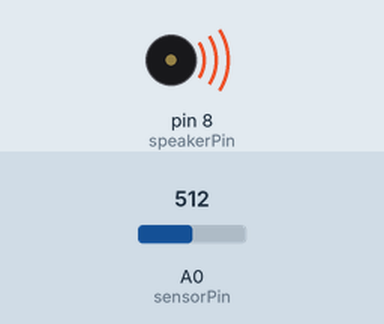
The sketch below on a simulated Arduino Uno, built with avr-gcc and run on an emulated ATmega328P. Parts: buzzer (waves = sounding). Inputs (shaded band) come from the test bench; at power-on: A0 (sensorPin) = 512. What the sketch prints to the serial monitor is not drawn.

Above: at 0.1 s.
Timing chart, 0 to 1.6 s (numbered marks = the images above):
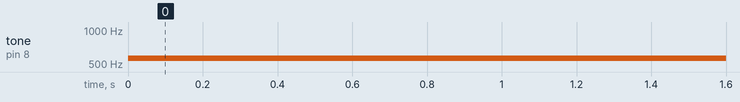

Measured:
- by itself, tone on pin 8 (speakerPin): silent → 563 Hz at 0.00 s

The sketch:

sketch_oct05b.ino
```cpp
//Fallyn Logan 10-8-19
//object lab part 2
int photoResistor = 0;
int sensorPin = A0;
float sound =0;
int speakerPin = 8;


void setup() {
  // put your setup code here, to run once:
  Serial.begin(9600);
  pinMode(speakerPin, OUTPUT);
}

void loop() {
  // put your main code here, to run repeatedly:
  photoResistor = analogRead(sensorPin);

  Serial.println(photoResistor);

  sound = map(photoResistor, 80, 919, 100, 1000);

  tone(8,sound);
  delay(500);

}
```
